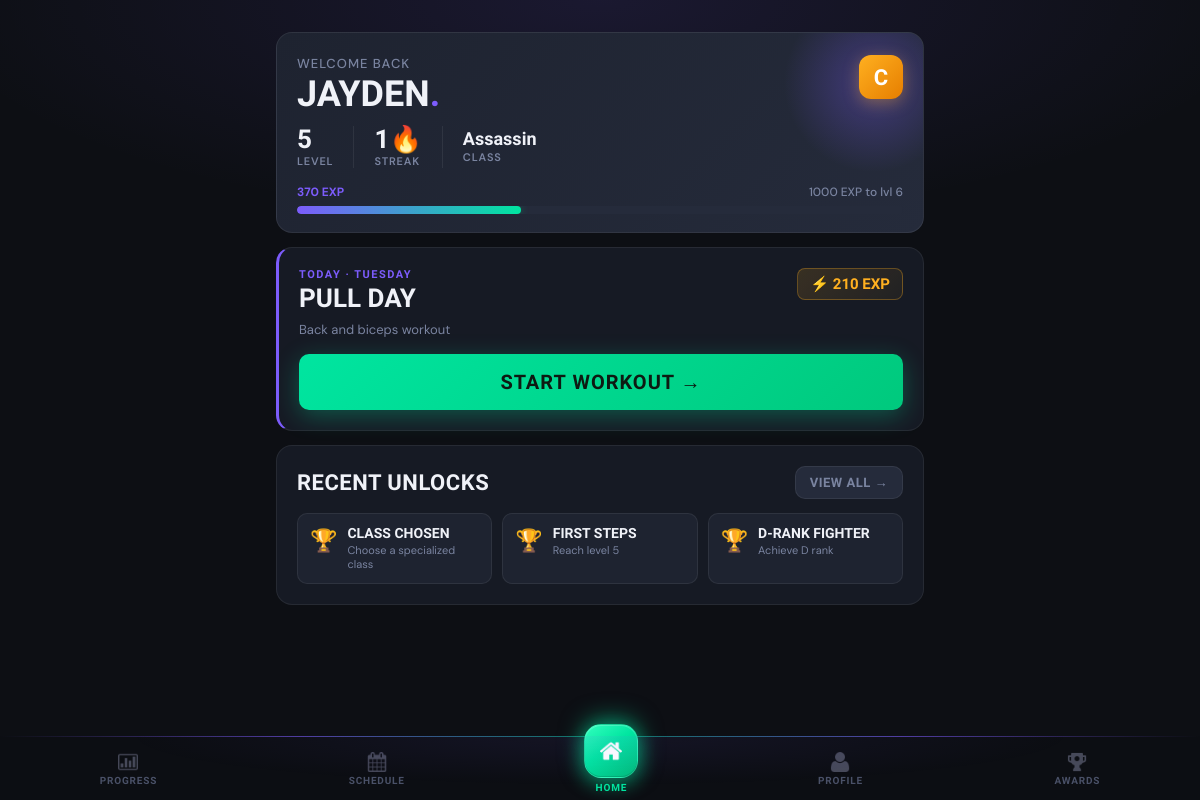
The app's page /dashboard (signed in) with its own data.
### tables this page shows
CREATE TABLE clients (
                client_id INTEGER PRIMARY KEY AUTOINCREMENT,
                phone_number TEXT UNIQUE NOT NULL,
                pin_hash TEXT NOT NULL,
                first_name TEXT NOT NULL,
                last_name TEXT NOT NULL,
                email TEXT,
                date_of_birth DATE,
                gender TEXT,
                registration_date DATETIME DEFAULT CURRENT_TIMESTAMP,
                status TEXT DEFAULT 'active',
                profile_photo_path TEXT
            );

CREATE TABLE client_streaks (
                streak_id INTEGER PRIMARY KEY AUTOINCREMENT,
                client_id INTEGER UNIQUE NOT NULL,
                current_streak INTEGER DEFAULT 0,
                longest_streak INTEGER DEFAULT 0,
                last_attendance_date DATE,
                streak_multiplier REAL DEFAULT 1.0,
                FOREIGN KEY (client_id) REFERENCES clients(client_id) ON DELETE CASCADE
            );

CREATE TABLE client_gamification (
                gamification_id INTEGER PRIMARY KEY AUTOINCREMENT,
                client_id INTEGER UNIQUE NOT NULL,
                current_level INTEGER DEFAULT 1,
                current_exp INTEGER DEFAULT 0,
                total_exp INTEGER DEFAULT 0,
                rank TEXT DEFAULT 'E',
                client_class TEXT,
                class_unlocked_at_level INTEGER, current_streak INTEGER DEFAULT 0, longest_streak INTEGER DEFAULT 0, total_reps INTEGER DEFAULT 0, workouts_completed INTEGER DEFAULT 0,
                FOREIGN KEY (client_id) REFERENCES clients(client_id) ON DELETE CASCADE
            );

CREATE TABLE routines (
                routine_id INTEGER PRIMARY KEY AUTOINCREMENT,
                routine_name TEXT NOT NULL,
                description TEXT,
                created_by TEXT,
                created_date DATETIME DEFAULT CURRENT_TIMESTAMP,
                is_active BOOLEAN DEFAULT 1
            );

CREATE TABLE client_achievements (
                client_achievement_id INTEGER PRIMARY KEY AUTOINCREMENT,
                client_id INTEGER NOT NULL,
                achievement_id INTEGER NOT NULL,
                unlocked_date DATETIME DEFAULT CURRENT_TIMESTAMP,
                FOREIGN KEY (client_id) REFERENCES clients(client_id) ON DELETE CASCADE,
                FOREIGN KEY (achievement_id) REFERENCES achievements(achievement_id) ON DELETE CASCADE,
                UNIQUE(client_id, achievement_id)
            );

CREATE TABLE achievements (
                achievement_id INTEGER PRIMARY KEY AUTOINCREMENT,
                achievement_name TEXT UNIQUE NOT NULL,
                description TEXT,
                achievement_type TEXT,
                requirement_value INTEGER,
                exp_reward INTEGER DEFAULT 0,
                icon_path TEXT
            );

### main.py (the view)
@app.route('/dashboard')
@login_required
def dashboard():
    client_id = session['client_id']
    client = Client.get_by_id(client_id)
    progress = gamification.get_client_progress(client_id)
    today = datetime.now().strftime('%A')
    today_routine = Routine.get_client_routine_for_day(client_id, today)
    routine_status = 'not_started'  # default fallback
    if today_routine:
        routine_id = today_routine.routine_id
        session_data = session_ctrl._get_session(client_id, routine_id, date.today())
        if session_data:
            if session_data.get('status') == 'completed':
                routine_status = 'completed'
            elif session_data.get('status') == 'in_progress':
                routine_status = 'in_progress'
            else:
                routine_status = 'not_started'
        else:
            routine_status = 'not_started'
    recent_achievements = achievement_ctrl.get_recent_unlocks(client_id, limit=3)
    streak_data = client.get_streak_data()
    mc = MembershipController()
    membership = mc.get_client_membership(client_id)
    notification = None
    if membership:
        end_date = datetime.strptime(membership['end_date'], '%Y-%m-%d').date()
        days_left = (end_date - date.today()).days
        print("Days Left", days_left)
        if 0 < days_left <= 5:
            notification = f"⚠️ Your membership expires in {days_left} days. Please renew soon!"
        elif days_left <= 0:
            notification = "❌ Your membership has expired. Please renew to continue training."
    try:
        newly_unlocked = achievement_ctrl.check_and_unlock_achievements(client_id)
    except Exception as e:
        print(f"Achievement check error for client {client_id}: {e}")
        newly_unlocked = []
    print("Notification:",notification)
    return render_template(
        'dashboard.html',
        client=client,
        progress=progress,
        today_routine=today_routine,
        today=today,
        recent_achievements=recent_achievements,
        streak_data=streak_data,
        newly_unlocked=newly_unlocked,
        notification=notification,
        status=routine_status
    )

### controllers/achievement_controller.py (called while the page is built)
    def check_and_unlock_achievements(self, client_id):
        newly_unlocked = []
        stats = self._get_client_stats(client_id)
        all_achievements = self._get_all_achievements()
        unlocked_ids = self._get_unlocked_achievement_ids(client_id)
        for achievement in all_achievements:
            if achievement['achievement_id'] in unlocked_ids:
                continue
            if self._check_achievement_requirement(achievement, stats):
                result = self.unlock_achievement(client_id, achievement['achievement_id'])
                if result['success']:
                    newly_unlocked.append(result)
        return newly_unlocked

    def get_unlocked_achievements(self, client_id):
        query = '''
            SELECT a.*, ca.unlocked_date
            FROM client_achievements ca
            JOIN achievements a ON ca.achievement_id = a.achievement_id
            WHERE ca.client_id = ?
            ORDER BY ca.unlocked_date DESC
        '''
        results = self.db.execute_query(query, (client_id,))
        unlocked = []
        for row in results:
            unlocked.append({
                'achievement_id': row['achievement_id'],
                'name': row['achievement_name'],
                'description': row['description'],
                'type': row['achievement_type'],
                'exp_reward': row['exp_reward'],
                'unlocked_date': row['unlocked_date']
            })
        return unlocked

    def get_recent_unlocks(self, client_id, limit=5):
        unlocked = self.get_unlocked_achievements(client_id)
        return unlocked[:limit]

### controllers/gamification_controller.py (called while the page is built)
    def _get_gamification_data(self, client_id):
        query = 'SELECT * FROM client_gamification WHERE client_id=?'
        result = self.db.execute_query(query, (client_id,))
        return dict(result[0]) if result else None

    def _get_streak_data(self, client_id):
        query = 'SELECT * FROM client_streaks WHERE client_id=?'
        result = self.db.execute_query(query, (client_id,))
        return dict(result[0]) if result else None

### controllers/membership_controller.py (called while the page is built)
    def get_client_membership(self, client_id):
        query = """
            SELECT * FROM client_memberships
            WHERE client_id = ?
            ORDER BY end_date DESC
            LIMIT 1
        """
        result = self.db.execute_query(query, (client_id,))
        return dict(result[0]) if result else None

### database/db_manager.py (called while the page is built)
    def disconnect(self):
        if self.conn:
            self.conn.close()

### templates/dashboard.html (shortened to what this page needs)
{% extends "base.html" %}
{% block content %}
<div class="hero">
    <div class="rank-badge">{{ progress.rank }}</div>
    <div class="hero-greeting">Welcome back</div>
    <div class="hero-name">{{ client.first_name }}<span>.</span></div>
    <div class="hero-stats">
        <div class="hero-stat">
            <span class="hero-stat-val">{{ progress.level }}</span>
            <span class="hero-stat-lbl">Level</span>
        </div>
        <div class="hero-stat">
            <span class="hero-stat-val">{{ streak_data.current_streak if streak_data else 0 }}🔥</span>
            <span class="hero-stat-lbl">Streak</span>
        </div>
        {% if progress.class %}
        <div class="hero-stat">
            <span class="hero-stat-val" style="font-size:18px; padding-top:4px;">{{ progress.class }}</span>
            <span class="hero-stat-lbl">Class</span>
        </div>
        {% endif %}
    </div>
    <div class="exp-bar-wrap">
        <div class="exp-bar-labels">
            <span>{{ progress.current_exp }} EXP</span>
            <span>{{ progress.next_level_exp }} EXP to lvl {{ progress.level + 1 }}</span>
        </div>
        <div class="progress-track">
            <div class="progress-fill" style="width: {{ progress.progress_percentage }}%"></div>
        </div>
    </div>
</div>
<div class="card workout-card">
    {% if today_routine %}
    <div class="workout-card-header">
        <div>
            <div class="workout-section-label">Today · {{ today }}</div>
            <div class="workout-name">{{ today_routine.routine_name }}</div>
        </div>
        <div class="workout-exp-badge">⚡ {{ today_routine.calculate_total_exp() }} EXP</div>
    </div>
    <div class="workout-desc">{{ today_routine.description or 'Your workout is ready.' }}</div>
    {% if status == 'completed' %}
    <a href="{{ url_for('workout', routine_id=today_routine.routine_id) }}" class="btn-workout btn-workout-done">
        ✓ Completed Today
    </a>
    {% elif status == 'in_progress' %}
    <a href="{{ url_for('workout', routine_id=today_routine.routine_id) }}" class="btn-workout btn-workout-continue">
        ▶ Continue Workout →
    </a>
    {% else %}
    <a href="{{ url_for('workout', routine_id=today_routine.routine_id) }}" class="btn-workout btn-workout-start">
        Start Workout →
    </a>
    {% endif %}
    {% else %}
    <div class="workout-section-label">Today · {{ today }}</div>
    <div class="rest-day-text">
        <span class="rest-day-icon">😴</span>
        Rest day — no routine scheduled.<br>Recovery is part of the grind.
    </div>
    {% endif %}
</div>
{% if recent_achievements %}
<div class="card">
    <div style="display:flex; justify-content:space-between; align-items:center; margin-bottom:14px;">
        <h2 style="margin:0;">Recent Unlocks</h2>
        <a href="{{ url_for('achievements') }}" class="btn btn-ghost btn-sm">View All →</a>
    </div>
    <div class="ach-strip">
        {% for ach in recent_achievements %}
        <div class="ach-strip-item">
            <div class="ach-strip-icon">🏆</div>
            <div>
                <div class="ach-strip-name">{{ ach.name }}</div>
                <div class="ach-strip-desc">{{ ach.description }}</div>
            </div>
        </div>
        {% endfor %}
    </div>
</div>
{% endif %}
{% endblock %}

### templates/base.html (style rules this page uses)
:root { --brand: #7c5cfc; --brand-glow: rgba(124, 92, 252, 0.35); --brand-dim: rgba(124, 92, 252, 0.12); --green: #00e5a0; --green-glow: rgba(0, 229, 160, 0.3); --amber: #ffb020; --red: #ff4757; --bg: #0d0f14; --surface: #161a24; --surface-2: #1e2330; --surface-3: #252b3b; --border: rgba(255,255,255,0.07); --border-2: rgba(255,255,255,0.12); --text: #f0f2f8; --text-muted: #7a84a0; --text-dim: #4a5168; --radius: 16px; --radius-sm: 10px; --font-display:'Barlow Condensed', sans-serif; --font-body: 'DM Sans', sans-serif; --nav-height: 64px; }
*, *::before, *::after { margin: 0; padding: 0; box-sizing: border-box; }
body { font-family: var(--font-body); background: var(--bg); color: var(--text); min-height: 100vh; padding-top: 16px; padding-bottom: calc(var(--nav-height) + 32px); background-image: radial-gradient(ellipse 80% 40% at 50% 0%, rgba(124,92,252,0.12) 0%, transparent 70%); }
.card { background: var(--surface); border: 1px solid var(--border); border-radius: var(--radius); padding: 20px; margin-bottom: 14px; }
h1, h2, h3 { font-family: var(--font-display); color: var(--text); text-transform: uppercase; letter-spacing: 0.5px; font-weight: 800; }
h2 { font-size: 22px; margin-bottom: 12px; }
.btn { display: inline-flex; align-items: center; justify-content: center; gap: 6px; padding: 12px 22px; border-radius: var(--radius-sm); text-decoration: none; font-family: var(--font-display); font-size: 16px; font-weight: 700; letter-spacing: 0.5px; text-transform: uppercase; transition: all 0.2s; border: none; cursor: pointer; }
.btn-ghost { background: var(--surface-3); border: 1px solid var(--border); color: var(--text-muted); }
.btn-sm { padding: 8px 14px; font-size: 13px; }
.progress-track { background: var(--surface-3); height: 8px; border-radius: 99px; overflow: hidden; }
.progress-fill { height: 100%; background: linear-gradient(90deg, var(--brand), var(--green)); border-radius: 99px; transition: width 0.6s cubic-bezier(0.34, 1.56, 0.64, 1); box-shadow: 0 0 8px var(--green-glow); }

### records on screen
clients: first_name "JAYDEN"
client_streaks: current_streak "1"
client_gamification: class "Assassin", current_exp "370"
routines: routine_name "PULL DAY", description "Back and biceps workout"
client_achievements: name "CLASS CHOSEN", description "Choose a specialized class"
client_achievements: name "FIRST STEPS", description "Reach level 5"
client_achievements: name "D-RANK FIGHTER", description "Achieve D rank"

### other values on screen
{{ progress.rank }} "C"
{{ progress.level }} "5"
{{ progress.next_level_exp }} "1000"
{{ progress.level + 1 }} "6"
{{ today_routine.calculate_total_exp() }} "210"
